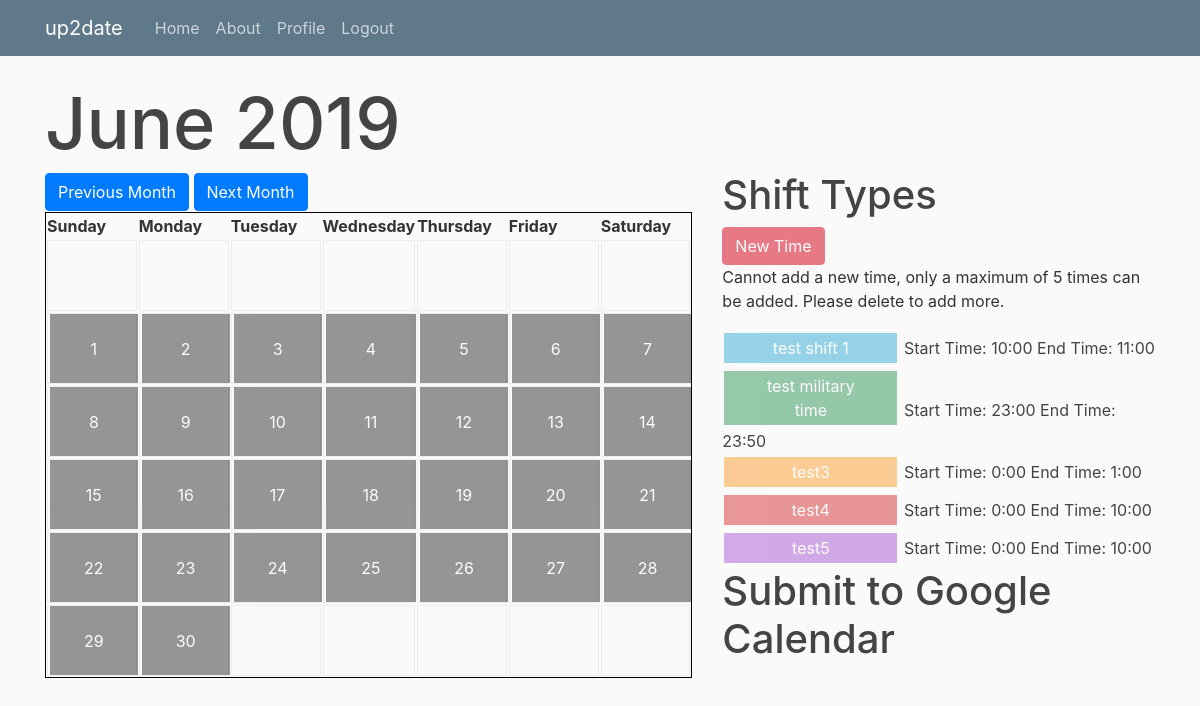
The app's page / (signed in), older data.
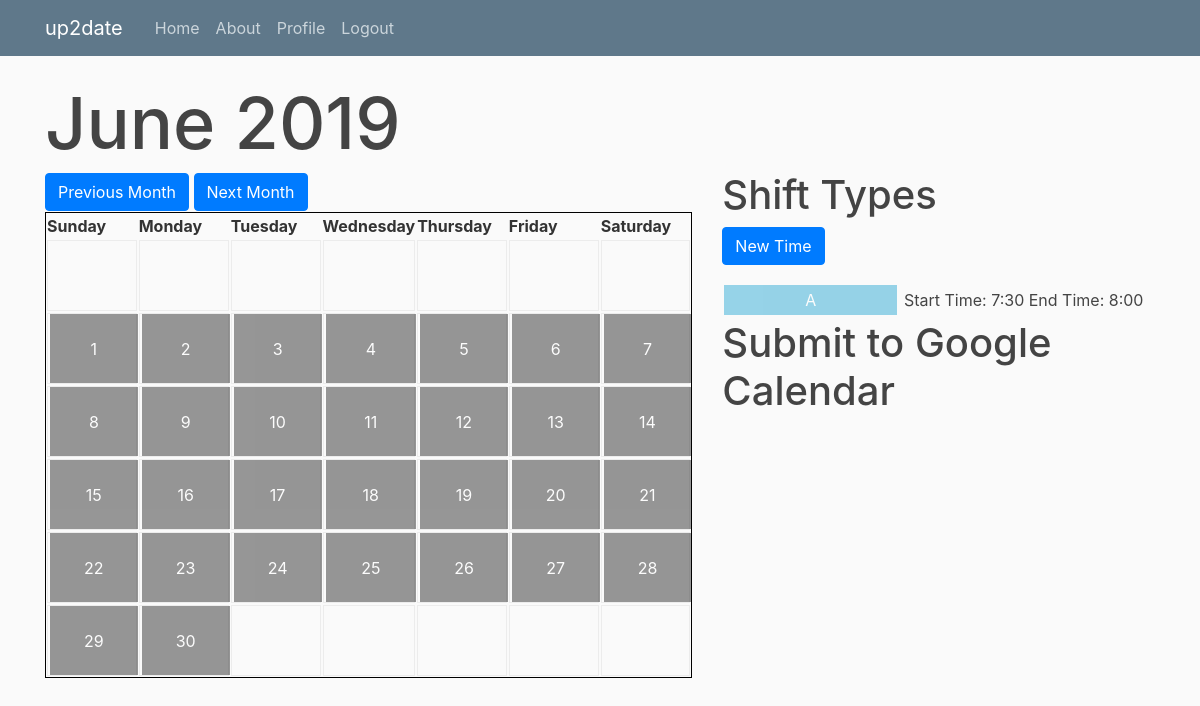
The same page, newer data.
### cal/models.py (models this page shows, shortened)
class Time(models.Model):
    title = models.CharField(max_length=10)
    color = models.CharField(default='#000000', max_length=7)
    start_time = models.TimeField(default=datetime.time(00,00))
    end_time = models.TimeField(default=datetime.time(00,00))
    days = models.IntegerField(default=0, validators=[MaxValueValidator(30), MinValueValidator(0)])
    owner = models.ForeignKey(User, on_delete=models.CASCADE)

### cal/views.py (the view)
# urls.py: path('', views.home, name='calendar-home'),
@login_required(login_url='/login/')
def home(request):
    context = {
        'c_save': Time.objects.filter(owner=request.user),
        'GOOG_CAL_CLIENT_ID': settings.GOOG_CAL_CLIENT_ID,
        'GOOG_API_KEY': settings.GOOG_API_KEY
    }
    return render(request, 'cal/home.html', context)

### cal/templates/cal/home.html (shortened to what this page needs)
{% extends "cal/base_home.html" %}
{% load static %}
{% block content %}
    <body>
        <div class="col-sm">
            <div class="container-month-year w3-animate-top" id="container-month-year" >
                <h1 id="month-year" style="margin:0; padding-bottom:1%;"></h1>
            </div>
            <div style="padding-bottom:.2%;">
                <button type="button" class="btn btn-primary" id="prevMonth" onclick="prev()">Previous Month</button>
                <button type="button" class="btn btn-primary" id="nextMonth" onclick="nxt()">Next Month</button>
            </div>
            <div id = "calContainer" style="float: left; margin-bottom: 2%;"></div>
        </div>
        <div class="col-sm" style="margin-top: 8%;">
        <h1>Shift Types</h1>
        {% if c_save|length > 4%}
            <button type="button" class="btn btn-danger" disabled>New Time</button>
            <p>Cannot add a new time, only a maximum of 5 times can be added.  Please delete to add more.</p>
        {% else %}
            <a class="btn btn-primary" href="{% url 'time-create' %}">New Time</a>
        {% endif %}
        <p style="margin-top: 3%;">
        {% for time in c_save %}
            <div>
                <button type="button" class="btn-time shift" id="shift{{ forloop.counter }}" onclick="highlightShift('shift{{forloop.counter}}')">{{ time.title}}</button>
                <a class="time-title" href="{% url 'time-detail' time.id %}">
                Start Time:
                <span id="start-time{{ forloop.counter }}">{{ time.start_time|date:"G:i" }}</span>
                End Time:
                <span id="end-time{{ forloop.counter }}">{{time.end_time|date:"G:i"}}</span>
                </a>
            </div>
        {% endfor %}
    <h1>Submit to Google Calendar</h1>
    </div>
    </body>
{% endblock content %}

### cal/templates/cal/base_home.html (shortened to what this page needs)
{% load static %}
<!DOCTYPE html>
<html>
<head>
    <link rel="stylesheet" href="https://stackpath.bootstrapcdn.com/bootstrap/4.3.1/css/bootstrap.min.css">
    <link rel="stylesheet" type="text/css" href="{% static 'cal/main.css' %}">
</head>
<body>
    <header class="site-header">
    <nav class="navbar navbar-expand-md navbar-dark bg-steel fixed-top">
        <div class="container">
        <a class="navbar-brand mr-4" href="{% url 'calendar-home' %}">up2date</a>
        <div class="collapse navbar-collapse" id="navbarToggle">
            <div class="navbar-nav mr-auto">
            <a class="nav-item nav-link" href="{% url 'calendar-home' %}">Home</a>
            <a class="nav-item nav-link" href="{% url 'calendar-about' %}">About</a>
            <div class="navbar-nav">
                {% if user.is_authenticated %}
                    <a class="nav-item nav-link" href="{% url 'profile' %}">Profile</a>
                    <a class="nav-item nav-link" href="{% url 'logout' %}">Logout</a>
                {% else %}
                    <a class="nav-item nav-link" href="{% url 'login' %}">Login</a>
                    <a class="nav-item nav-link" href="{% url 'register' %}">Register</a>
                {% endif %}
            </div>
            </div>
        </div>
        </div>
    </nav>
    </header>
    <main role="main" class="container">
    <div class="row">
        {% block content %}{% endblock %}
    </div>
    </main>
</body>
</html>

### cal/static/cal/main.css (style rules this page uses)
body { background: #fafafa; color: #333333; margin-top: 5rem; }
h1, h2, h3, h4, h5, h6 { color: #444444; }
.container-month-year h1 { font-size: 450%; margin: 0 }
.bg-steel { background-color: #5f788a; }
.site-header .navbar-nav .nav-link { color: #cbd5db; }
.time-title { color: #444444; }
#shift1 { background-color: #0099CC; }
.btn-time { border: none; color: white; width: 40%; padding: 3px 32px; text-align: center; font-size: 16px; margin: 4px 2px; opacity: 0.4; transition: 0.3s; display: inline-block; text-decoration: none; cursor: pointer; }
.w3-animate-top { position:relative;animation:animatetop 1s, opac 1.8s }

Row changes from the older to the newer data that the page shows:
removed Time: title "test shift 1", start_time "10:00", end_time "11:00"
removed Time: title "test military time", start_time "23:00", end_time "23:50"
removed Time: title "test3", start_time "0:00", end_time "1:00"
removed Time: title "test4", start_time "0:00", end_time "10:00"
removed Time: title "test5", start_time "0:00", end_time "10:00"
added Time: title "A", start_time "7:30", end_time "8:00"
Text that changed along with them:
text no longer shown: "Cannot add a new time, only a maximum of 5 times can be added. Please delete to add more."
